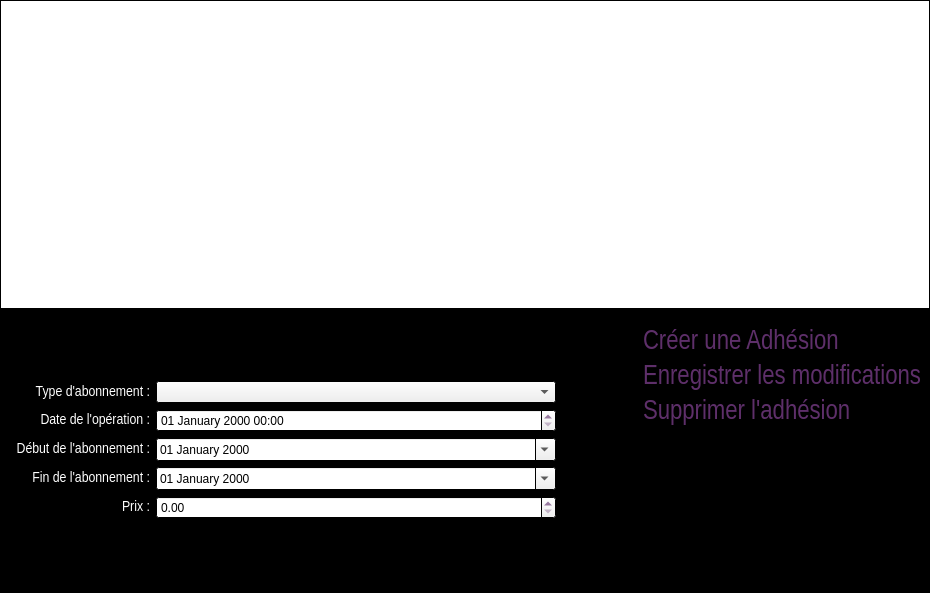
<?xml version="1.0" encoding="UTF-8"?>
<ui version="4.0">
 <class>MembershipClass</class>
 <widget class="QDialog" name="MembershipClass">
  <property name="geometry">
   <rect>
    <x>0</x>
    <y>0</y>
    <width>930</width>
    <height>593</height>
   </rect>
  </property>
  <property name="palette">
   <palette>
    <active>
     <colorrole role="WindowText">
      <brush brushstyle="SolidPattern">
       <color alpha="255">
        <red>94</red>
        <green>47</green>
        <blue>106</blue>
       </color>
      </brush>
     </colorrole>
     <colorrole role="Base">
      <brush brushstyle="SolidPattern">
       <color alpha="255">
        <red>255</red>
        <green>255</green>
        <blue>255</blue>
       </color>
      </brush>
     </colorrole>
     <colorrole role="Window">
      <brush brushstyle="SolidPattern">
       <color alpha="255">
        <red>0</red>
        <green>0</green>
        <blue>0</blue>
       </color>
      </brush>
     </colorrole>
    </active>
    <inactive>
     <colorrole role="WindowText">
      <brush brushstyle="SolidPattern">
       <color alpha="255">
        <red>94</red>
        <green>47</green>
        <blue>106</blue>
       </color>
      </brush>
     </colorrole>
     <colorrole role="Base">
      <brush brushstyle="SolidPattern">
       <color alpha="255">
        <red>255</red>
        <green>255</green>
        <blue>255</blue>
       </color>
      </brush>
     </colorrole>
     <colorrole role="Window">
      <brush brushstyle="SolidPattern">
       <color alpha="255">
        <red>0</red>
        <green>0</green>
        <blue>0</blue>
       </color>
      </brush>
     </colorrole>
    </inactive>
    <disabled>
     <colorrole role="WindowText">
      <brush brushstyle="SolidPattern">
       <color alpha="255">
        <red>120</red>
        <green>120</green>
        <blue>120</blue>
       </color>
      </brush>
     </colorrole>
     <colorrole role="Base">
      <brush brushstyle="SolidPattern">
       <color alpha="255">
        <red>0</red>
        <green>0</green>
        <blue>0</blue>
       </color>
      </brush>
     </colorrole>
     <colorrole role="Window">
      <brush brushstyle="SolidPattern">
       <color alpha="255">
        <red>0</red>
        <green>0</green>
        <blue>0</blue>
       </color>
      </brush>
     </colorrole>
    </disabled>
   </palette>
  </property>
  <property name="windowTitle">
   <string>Historique des adhésions</string>
  </property>
  <property name="windowIcon">
   <iconset resource="pokersphere.qrc">
    <normaloff>:/img/Resources/sphere.ico</normaloff>:/img/Resources/sphere.ico</iconset>
  </property>
  <layout class="QVBoxLayout" name="verticalLayout">
   <property name="spacing">
    <number>0</number>
   </property>
   <property name="leftMargin">
    <number>0</number>
   </property>
   <property name="topMargin">
    <number>0</number>
   </property>
   <property name="rightMargin">
    <number>0</number>
   </property>
   <item>
    <widget class="QTableView" name="tableView">
     <property name="minimumSize">
      <size>
       <width>0</width>
       <height>309</height>
      </size>
     </property>
     <property name="editTriggers">
      <set>QAbstractItemView::NoEditTriggers</set>
     </property>
     <property name="alternatingRowColors">
      <bool>true</bool>
     </property>
     <property name="selectionMode">
      <enum>QAbstractItemView::SingleSelection</enum>
     </property>
     <property name="selectionBehavior">
      <enum>QAbstractItemView::SelectRows</enum>
     </property>
     <property name="sortingEnabled">
      <bool>true</bool>
     </property>
     <attribute name="verticalHeaderVisible">
      <bool>false</bool>
     </attribute>
    </widget>
   </item>
   <item>
    <layout class="QHBoxLayout" name="horizontalLayout">
     <item>
      <layout class="QVBoxLayout" name="verticalLayout_5">
       <property name="topMargin">
        <number>9</number>
       </property>
       <property name="rightMargin">
        <number>9</number>
       </property>
       <item>
        <spacer name="verticalSpacer">
         <property name="orientation">
          <enum>Qt::Vertical</enum>
         </property>
         <property name="sizeHint" stdset="0">
          <size>
           <width>20</width>
           <height>40</height>
          </size>
         </property>
        </spacer>
       </item>
       <item>
        <layout class="QHBoxLayout" name="horizontalLayout_3">
         <item>
          <widget class="QLabel" name="typeAbonnementLabel">
           <property name="minimumSize">
            <size>
             <width>150</width>
             <height>20</height>
            </size>
           </property>
           <property name="maximumSize">
            <size>
             <width>150</width>
             <height>20</height>
            </size>
           </property>
           <property name="palette">
            <palette>
             <active>
              <colorrole role="WindowText">
               <brush brushstyle="SolidPattern">
                <color alpha="255">
                 <red>255</red>
                 <green>255</green>
                 <blue>255</blue>
                </color>
               </brush>
              </colorrole>
             </active>
             <inactive>
              <colorrole role="WindowText">
               <brush brushstyle="SolidPattern">
                <color alpha="255">
                 <red>255</red>
                 <green>255</green>
                 <blue>255</blue>
                </color>
               </brush>
              </colorrole>
             </inactive>
             <disabled>
              <colorrole role="WindowText">
               <brush brushstyle="SolidPattern">
                <color alpha="255">
                 <red>120</red>
                 <green>120</green>
                 <blue>120</blue>
                </color>
               </brush>
              </colorrole>
             </disabled>
            </palette>
           </property>
           <property name="font">
            <font>
             <family>Arial Narrow</family>
             <pointsize>11</pointsize>
            </font>
           </property>
           <property name="text">
            <string>Type d'abonnement :</string>
           </property>
           <property name="alignment">
            <set>Qt::AlignRight|Qt::AlignTrailing|Qt::AlignVCenter</set>
           </property>
          </widget>
         </item>
         <item>
          <widget class="QComboBox" name="typeAbonnementComboBox">
           <property name="minimumSize">
            <size>
             <width>400</width>
             <height>22</height>
            </size>
           </property>
          </widget>
         </item>
        </layout>
       </item>
       <item>
        <layout class="QHBoxLayout" name="horizontalLayout_4">
         <item>
          <widget class="QLabel" name="dateOperationLabel">
           <property name="minimumSize">
            <size>
             <width>150</width>
             <height>20</height>
            </size>
           </property>
           <property name="maximumSize">
            <size>
             <width>150</width>
             <height>20</height>
            </size>
           </property>
           <property name="palette">
            <palette>
             <active>
              <colorrole role="WindowText">
               <brush brushstyle="SolidPattern">
                <color alpha="255">
                 <red>255</red>
                 <green>255</green>
                 <blue>255</blue>
                </color>
               </brush>
              </colorrole>
             </active>
             <inactive>
              <colorrole role="WindowText">
               <brush brushstyle="SolidPattern">
                <color alpha="255">
                 <red>255</red>
                 <green>255</green>
                 <blue>255</blue>
                </color>
               </brush>
              </colorrole>
             </inactive>
             <disabled>
              <colorrole role="WindowText">
               <brush brushstyle="SolidPattern">
                <color alpha="255">
                 <red>120</red>
                 <green>120</green>
                 <blue>120</blue>
                </color>
               </brush>
              </colorrole>
             </disabled>
            </palette>
           </property>
           <property name="font">
            <font>
             <family>Arial Narrow</family>
             <pointsize>11</pointsize>
            </font>
           </property>
           <property name="text">
            <string>Date de l'opération :</string>
           </property>
           <property name="alignment">
            <set>Qt::AlignRight|Qt::AlignTrailing|Qt::AlignVCenter</set>
           </property>
          </widget>
         </item>
         <item>
          <widget class="QDateTimeEdit" name="dateOperationDateTimeEdit">
           <property name="displayFormat">
            <string>dd MMMM yyyy HH:mm</string>
           </property>
          </widget>
         </item>
        </layout>
       </item>
       <item>
        <layout class="QHBoxLayout" name="horizontalLayout_5">
         <item>
          <widget class="QLabel" name="debutAbonnementLabel">
           <property name="minimumSize">
            <size>
             <width>150</width>
             <height>20</height>
            </size>
           </property>
           <property name="maximumSize">
            <size>
             <width>150</width>
             <height>20</height>
            </size>
           </property>
           <property name="palette">
            <palette>
             <active>
              <colorrole role="WindowText">
               <brush brushstyle="SolidPattern">
                <color alpha="255">
                 <red>255</red>
                 <green>255</green>
                 <blue>255</blue>
                </color>
               </brush>
              </colorrole>
             </active>
             <inactive>
              <colorrole role="WindowText">
               <brush brushstyle="SolidPattern">
                <color alpha="255">
                 <red>255</red>
                 <green>255</green>
                 <blue>255</blue>
                </color>
               </brush>
              </colorrole>
             </inactive>
             <disabled>
              <colorrole role="WindowText">
               <brush brushstyle="SolidPattern">
                <color alpha="255">
                 <red>120</red>
                 <green>120</green>
                 <blue>120</blue>
                </color>
               </brush>
              </colorrole>
             </disabled>
            </palette>
           </property>
           <property name="font">
            <font>
             <family>Arial Narrow</family>
             <pointsize>11</pointsize>
            </font>
           </property>
           <property name="text">
            <string>Début de l'abonnement :</string>
           </property>
           <property name="alignment">
            <set>Qt::AlignRight|Qt::AlignTrailing|Qt::AlignVCenter</set>
           </property>
          </widget>
         </item>
         <item>
          <widget class="QDateEdit" name="debutAbonnementDateEdit">
           <property name="displayFormat">
            <string>dd MMMM yyyy</string>
           </property>
           <property name="calendarPopup">
            <bool>true</bool>
           </property>
          </widget>
         </item>
        </layout>
       </item>
       <item>
        <layout class="QHBoxLayout" name="horizontalLayout_13">
         <item>
          <widget class="QLabel" name="finAbonnementLabel">
           <property name="minimumSize">
            <size>
             <width>150</width>
             <height>20</height>
            </size>
           </property>
           <property name="maximumSize">
            <size>
             <width>150</width>
             <height>20</height>
            </size>
           </property>
           <property name="palette">
            <palette>
             <active>
              <colorrole role="WindowText">
               <brush brushstyle="SolidPattern">
                <color alpha="255">
                 <red>255</red>
                 <green>255</green>
                 <blue>255</blue>
                </color>
               </brush>
              </colorrole>
             </active>
             <inactive>
              <colorrole role="WindowText">
               <brush brushstyle="SolidPattern">
                <color alpha="255">
                 <red>255</red>
                 <green>255</green>
                 <blue>255</blue>
                </color>
               </brush>
              </colorrole>
             </inactive>
             <disabled>
              <colorrole role="WindowText">
               <brush brushstyle="SolidPattern">
                <color alpha="255">
                 <red>120</red>
                 <green>120</green>
                 <blue>120</blue>
                </color>
               </brush>
              </colorrole>
             </disabled>
            </palette>
           </property>
           <property name="font">
            <font>
             <family>Arial Narrow</family>
             <pointsize>11</pointsize>
            </font>
           </property>
           <property name="text">
            <string>Fin de l'abonnement :</string>
           </property>
           <property name="alignment">
            <set>Qt::AlignRight|Qt::AlignTrailing|Qt::AlignVCenter</set>
           </property>
          </widget>
         </item>
         <item>
          <widget class="QDateEdit" name="finAbonnementDateEdit">
           <property name="minimumSize">
            <size>
             <width>200</width>
             <height>22</height>
            </size>
           </property>
           <property name="displayFormat">
            <string>dd MMMM yyyy</string>
           </property>
           <property name="calendarPopup">
            <bool>true</bool>
           </property>
          </widget>
         </item>
        </layout>
       </item>
       <item>
        <layout class="QHBoxLayout" name="horizontalLayout_6">
         <item>
          <widget class="QLabel" name="prixLabel">
           <property name="minimumSize">
            <size>
             <width>150</width>
             <height>20</height>
            </size>
           </property>
           <property name="maximumSize">
            <size>
             <width>150</width>
             <height>20</height>
            </size>
           </property>
           <property name="palette">
            <palette>
             <active>
              <colorrole role="WindowText">
               <brush brushstyle="SolidPattern">
                <color alpha="255">
                 <red>255</red>
                 <green>255</green>
                 <blue>255</blue>
                </color>
               </brush>
              </colorrole>
             </active>
             <inactive>
              <colorrole role="WindowText">
               <brush brushstyle="SolidPattern">
                <color alpha="255">
                 <red>255</red>
                 <green>255</green>
                 <blue>255</blue>
                </color>
               </brush>
              </colorrole>
             </inactive>
             <disabled>
              <colorrole role="WindowText">
               <brush brushstyle="SolidPattern">
                <color alpha="255">
                 <red>120</red>
                 <green>120</green>
                 <blue>120</blue>
                </color>
               </brush>
              </colorrole>
             </disabled>
            </palette>
           </property>
           <property name="font">
            <font>
             <family>Arial Narrow</family>
             <pointsize>11</pointsize>
            </font>
           </property>
           <property name="text">
            <string>Prix :</string>
           </property>
           <property name="alignment">
            <set>Qt::AlignRight|Qt::AlignTrailing|Qt::AlignVCenter</set>
           </property>
          </widget>
         </item>
         <item>
          <widget class="QDoubleSpinBox" name="prixDoubleSpinBox">
           <property name="minimumSize">
            <size>
             <width>200</width>
             <height>22</height>
            </size>
           </property>
           <property name="maximum">
            <double>999.990000000000009</double>
           </property>
          </widget>
         </item>
        </layout>
       </item>
       <item>
        <spacer name="verticalSpacer_3">
         <property name="orientation">
          <enum>Qt::Vertical</enum>
         </property>
         <property name="sizeHint" stdset="0">
          <size>
           <width>20</width>
           <height>40</height>
          </size>
         </property>
        </spacer>
       </item>
      </layout>
     </item>
     <item>
      <spacer name="horizontalSpacer">
       <property name="orientation">
        <enum>Qt::Horizontal</enum>
       </property>
       <property name="sizeHint" stdset="0">
        <size>
         <width>40</width>
         <height>20</height>
        </size>
       </property>
      </spacer>
     </item>
     <item>
      <layout class="QVBoxLayout" name="verticalLayout_2">
       <property name="leftMargin">
        <number>9</number>
       </property>
       <property name="rightMargin">
        <number>9</number>
       </property>
       <item>
        <layout class="QHBoxLayout" name="horizontalLayout_2">
         <item>
          <widget class="QLabel" name="logoLabel">
           <property name="maximumSize">
            <size>
             <width>256</width>
             <height>150</height>
            </size>
           </property>
           <property name="text">
            <string/>
           </property>
           <property name="pixmap">
            <pixmap resource="pokersphere.qrc">:/img/Resources/pokerSphere.gif</pixmap>
           </property>
           <property name="scaledContents">
            <bool>true</bool>
           </property>
           <property name="alignment">
            <set>Qt::AlignCenter</set>
           </property>
          </widget>
         </item>
        </layout>
       </item>
       <item>
        <layout class="QVBoxLayout" name="verticalLayout_6">
         <property name="leftMargin">
          <number>9</number>
         </property>
         <item>
          <widget class="QLabel" name="creerAdhesionLabel">
           <property name="maximumSize">
            <size>
             <width>390</width>
             <height>16777215</height>
            </size>
           </property>
           <property name="font">
            <font>
             <family>Arial Narrow</family>
             <pointsize>20</pointsize>
            </font>
           </property>
           <property name="text">
            <string>&lt;a href=&quot;a&quot; style=&quot;text-decoration:none;&quot;&gt;&lt;font color=&quot;#5E2F6A&quot;&gt;Créer une Adhésion&lt;/font&gt;&lt;/a&gt;</string>
           </property>
          </widget>
         </item>
         <item>
          <widget class="QLabel" name="enregistrerModificationLabel">
           <property name="font">
            <font>
             <family>Arial Narrow</family>
             <pointsize>20</pointsize>
            </font>
           </property>
           <property name="text">
            <string>&lt;a href=&quot;a&quot; style=&quot;text-decoration:none;&quot;&gt;&lt;font color=&quot;#5E2F6A&quot;&gt;Enregistrer les modifications&lt;/font&gt;&lt;/a&gt;</string>
           </property>
          </widget>
         </item>
         <item>
          <widget class="QLabel" name="supprimerAdhesionLabel">
           <property name="font">
            <font>
             <family>Arial Narrow</family>
             <pointsize>20</pointsize>
            </font>
           </property>
           <property name="text">
            <string>&lt;a href=&quot;a&quot; style=&quot;text-decoration:none;&quot;&gt;&lt;font color=&quot;#5E2F6A&quot;&gt;Supprimer l'adhésion&lt;/font&gt;&lt;/a&gt;</string>
           </property>
          </widget>
         </item>
         <item>
          <spacer name="verticalSpacer_2">
           <property name="orientation">
            <enum>Qt::Vertical</enum>
           </property>
           <property name="sizeHint" stdset="0">
            <size>
             <width>20</width>
             <height>40</height>
            </size>
           </property>
          </spacer>
         </item>
        </layout>
       </item>
      </layout>
     </item>
    </layout>
   </item>
  </layout>
 </widget>
 <layoutdefault spacing="6" margin="11"/>
 <resources>
  <include location="pokersphere.qrc"/>
 </resources>
 <connections/>
</ui>
